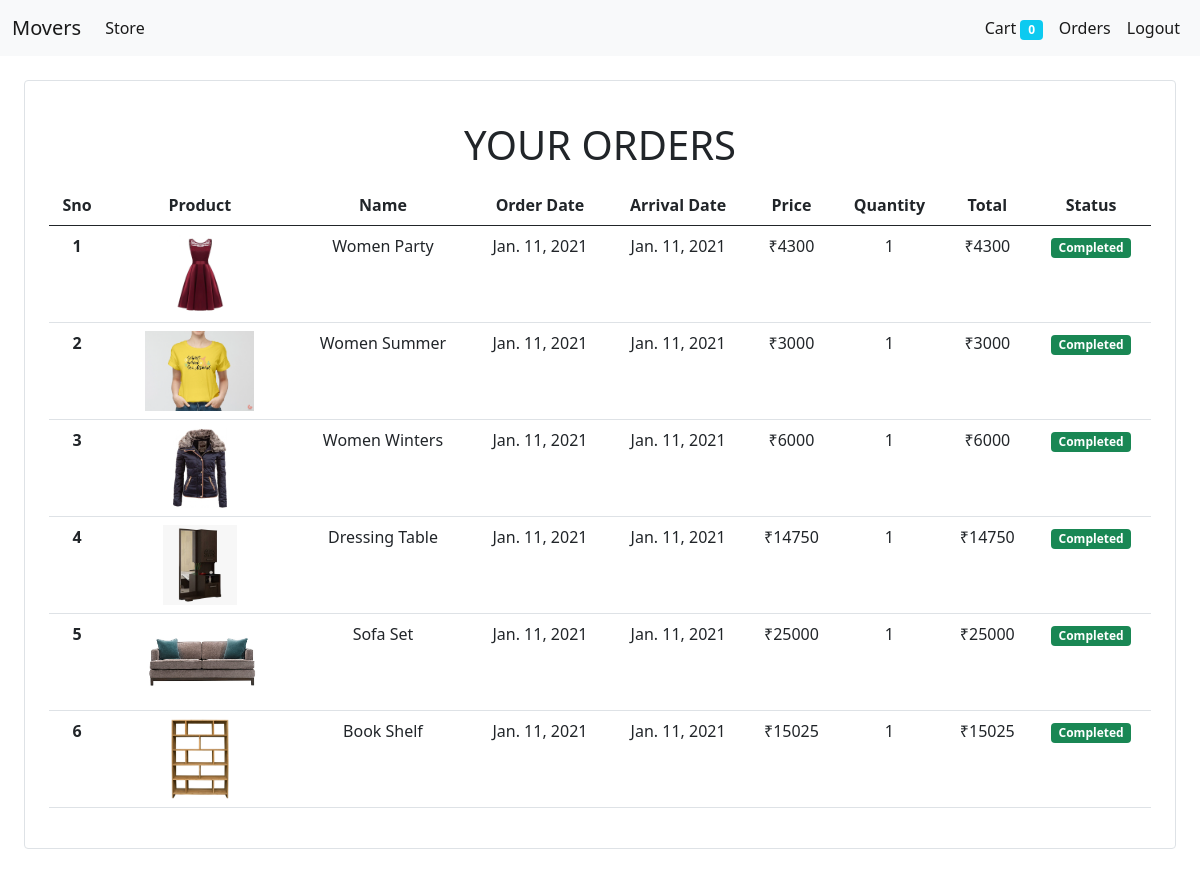
The app's page /order (signed in) with its own data.
### store/models/order.py (models this page shows, shortened)
class Order(models.Model):
    id = models.AutoField(unique=True, primary_key=True)
    Product = models.ForeignKey('Product', on_delete=models.CASCADE)
    Customer = models.ForeignKey('Customer', on_delete=models.CASCADE)
    Quantity = models.BigIntegerField(default=1)
    Price = models.BigIntegerField(null=True)
    Phone = models.BigIntegerField(default=0)
    Address = models.CharField(max_length=100, default='')
    Arrival_Date = models.DateField(default=datetime.datetime.now())
    Order_Date = models.DateField(default=datetime.datetime.now())
    Status = models.BooleanField(default = False)
    def get_customer_by_id(customer_id):
        sql = (''' select * from store_order where "Customer_id"=%s ''')
        return Order.objects.raw(sql, [customer_id])

### store/models/products.py (models this page shows, shortened)
class Product(models.Model):
    id = models.BigIntegerField(unique=True, primary_key=True)
    Name = models.CharField(max_length=50)
    Manufacturer = models.CharField(max_length=30)
    Price = models.BigIntegerField(default=0)
    Image = models.ImageField(upload_to='store/uploads/products')
    Category = models.ForeignKey(Category, on_delete=models.CASCADE, default=1)

### store/views/orders.py (the view)
# urls.py: path('order',orders.Orders.as_view(),name="order"),
class Orders(View):
    @method_decorator(auth_middleware)
    def get(self, request):
        customer = request.session.get('customer')
        orders = Order.get_customer_by_id(customer)
        for order in orders:
            print(date.today()," ",order.Arrival_Date)
            if date.today() == order.Arrival_Date:
                order.Status = True
        return render(request, 'orders.html', {'orders':orders})

### store/templatetags/custom_filter.py (called while the page is built)
@register.filter(name='currency')
def currency(number):
    return "₹"+str(number)

@register.filter(name='multiply')
def multiply(n1, n2):
    return n1*n2

### store/templates/orders.html
{% extends 'base.html' %}
{% block content %}
{% load cart %}
{% load custom_filter %}
<div class="border rounded p-4 m-4">
    <h1 class="m-3 text-center">YOUR ORDERS</h1>
    <table class="table">
        <thead>
          <tr>
            <th class="text-center">Sno</th>
            <th class="text-center">Product</th>
            <th class="text-center">Name</th>
            <th class="text-center">Order Date</th>
            <th class="text-center">Arrival Date</th>
            <th class="text-center">Price</th>
            <th class="text-center">Quantity</th>
            <th class="text-center">Total</th>
            <th class="text-center">Status</th>
          </tr>
        </thead>
        <tbody>
        {% for order in orders %}
          <tr>
            <th class="text-center">{{forloop.counter}}</th>
            <td class="text-center"><img style="height: 80px;"  src="{{order.Product.Image.url}}" alt=""></td>
            <td class="text-center">{{order.Product.Name}}</td>
            <td class="text-center">{{order.Order_Date}}</td>
            <td class="text-center">{{order.Arrival_Date}}</td>
            <td class="text-center">{{order.Price|currency}}</td>
            <td class="text-center">{{order.Quantity}}</td>
            <td class="text-center">{{order.Quantity|multiply:order.Price|currency}}</td>
            {% if order.Status %}
            <td class="text-center"><span class="badge bg-success">Completed</span></td>
            {% else %}
            <td class="text-center"><span class="badge bg-warning">Pending</span></td>
            {% endif %}
          </tr>
        {% endfor %}
        </tbody>
    </table>
</div>
{% endblock %}

### records on screen
Order: Product.Image (picture), Product.Name "Women Party", Order_Date "Jan. 11, 2021", Arrival_Date "Jan. 11, 2021", Price "₹4300", Quantity "1", Quantity|multiply "₹4300", Status "Completed"
Order: Product.Image (picture), Product.Name "Women Summer", Order_Date "Jan. 11, 2021", Arrival_Date "Jan. 11, 2021", Price "₹3000", Quantity "1", Quantity|multiply "₹3000", Status "Completed"
Order: Product.Image (picture), Product.Name "Women Winters", Order_Date "Jan. 11, 2021", Arrival_Date "Jan. 11, 2021", Price "₹6000", Quantity "1", Quantity|multiply "₹6000", Status "Completed"
Order: Product.Image (picture), Product.Name "Dressing Table", Order_Date "Jan. 11, 2021", Arrival_Date "Jan. 11, 2021", Price "₹14750", Quantity "1", Quantity|multiply "₹14750", Status "Completed"
Order: Product.Image (picture), Product.Name "Sofa Set", Order_Date "Jan. 11, 2021", Arrival_Date "Jan. 11, 2021", Price "₹25000", Quantity "1", Quantity|multiply "₹25000", Status "Completed"
Order: Product.Image (picture), Product.Name "Book Shelf", Order_Date "Jan. 11, 2021", Arrival_Date "Jan. 11, 2021", Price "₹15025", Quantity "1", Quantity|multiply "₹15025", Status "Completed"

### other values on screen
{{ request.session.cart.keys|length }} "0"
